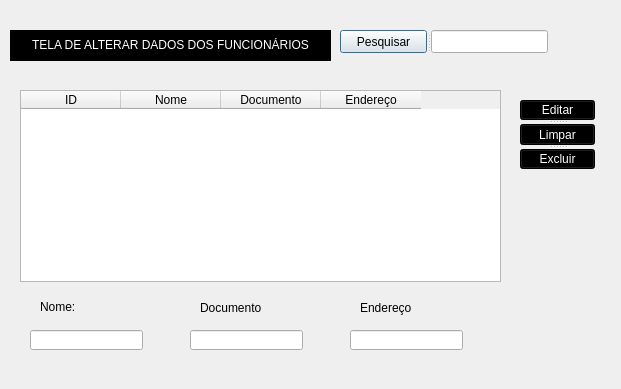
<?xml version="1.0" encoding="UTF-8"?>
<ui version="4.0">
 <class>Dialog</class>
 <widget class="QDialog" name="Dialog">
  <property name="geometry">
   <rect>
    <x>0</x>
    <y>0</y>
    <width>621</width>
    <height>389</height>
   </rect>
  </property>
  <property name="windowTitle">
   <string>Dialog</string>
  </property>
  <widget class="QLabel" name="label">
   <property name="geometry">
    <rect>
     <x>10</x>
     <y>30</y>
     <width>321</width>
     <height>31</height>
    </rect>
   </property>
   <property name="styleSheet">
    <string notr="true">background-color: rgb(0, 0, 0);
color: rgb(255, 255, 255);</string>
   </property>
   <property name="text">
    <string>&lt;html&gt;&lt;head/&gt;&lt;body&gt;&lt;p align=&quot;center&quot;&gt;TELA DE ALTERAR DADOS DOS FUNCIONÁRIOS&lt;/p&gt;&lt;/body&gt;&lt;/html&gt;</string>
   </property>
  </widget>
  <widget class="QTableWidget" name="tableWidget">
   <property name="geometry">
    <rect>
     <x>20</x>
     <y>90</y>
     <width>481</width>
     <height>192</height>
    </rect>
   </property>
   <column>
    <property name="text">
     <string>ID</string>
    </property>
   </column>
   <column>
    <property name="text">
     <string>Nome</string>
    </property>
   </column>
   <column>
    <property name="text">
     <string>Documento</string>
    </property>
   </column>
   <column>
    <property name="text">
     <string>Endereço</string>
    </property>
   </column>
  </widget>
  <widget class="QLabel" name="label_2">
   <property name="geometry">
    <rect>
     <x>40</x>
     <y>300</y>
     <width>47</width>
     <height>13</height>
    </rect>
   </property>
   <property name="styleSheet">
    <string notr="true">color: rgb(0, 0, 0);
font: 75 12pt &quot;Arial&quot;;</string>
   </property>
   <property name="text">
    <string>Nome:</string>
   </property>
  </widget>
  <widget class="QLabel" name="label_3">
   <property name="geometry">
    <rect>
     <x>200</x>
     <y>300</y>
     <width>81</width>
     <height>16</height>
    </rect>
   </property>
   <property name="styleSheet">
    <string notr="true">color: rgb(0, 0, 0);
font: 75 12pt &quot;Arial&quot;;</string>
   </property>
   <property name="text">
    <string>Documento</string>
   </property>
  </widget>
  <widget class="QLabel" name="label_4">
   <property name="geometry">
    <rect>
     <x>360</x>
     <y>300</y>
     <width>81</width>
     <height>16</height>
    </rect>
   </property>
   <property name="styleSheet">
    <string notr="true">color: rgb(0, 0, 0);
font: 75 12pt &quot;Arial&quot;;</string>
   </property>
   <property name="text">
    <string>Endereço</string>
   </property>
  </widget>
  <widget class="QLineEdit" name="lineEdit">
   <property name="geometry">
    <rect>
     <x>30</x>
     <y>330</y>
     <width>113</width>
     <height>20</height>
    </rect>
   </property>
  </widget>
  <widget class="QLineEdit" name="lineEdit_2">
   <property name="geometry">
    <rect>
     <x>190</x>
     <y>330</y>
     <width>113</width>
     <height>20</height>
    </rect>
   </property>
  </widget>
  <widget class="QLineEdit" name="lineEdit_3">
   <property name="geometry">
    <rect>
     <x>350</x>
     <y>330</y>
     <width>113</width>
     <height>20</height>
    </rect>
   </property>
  </widget>
  <widget class="QSplitter" name="splitter">
   <property name="geometry">
    <rect>
     <x>340</x>
     <y>30</y>
     <width>208</width>
     <height>23</height>
    </rect>
   </property>
   <property name="orientation">
    <enum>Qt::Horizontal</enum>
   </property>
   <widget class="QPushButton" name="pushButton_4">
    <property name="text">
     <string>Pesquisar</string>
    </property>
   </widget>
   <widget class="QLineEdit" name="lineEdit_4"/>
  </widget>
  <widget class="QSplitter" name="splitter_2">
   <property name="geometry">
    <rect>
     <x>520</x>
     <y>100</y>
     <width>75</width>
     <height>69</height>
    </rect>
   </property>
   <property name="orientation">
    <enum>Qt::Vertical</enum>
   </property>
   <widget class="QPushButton" name="pushButton">
    <property name="styleSheet">
     <string notr="true">color: rgb(255, 255, 255);
background-color: rgb(0, 0, 0);</string>
    </property>
    <property name="text">
     <string>Editar</string>
    </property>
   </widget>
   <widget class="QPushButton" name="pushButton_2">
    <property name="styleSheet">
     <string notr="true">color: rgb(255, 255, 255);
background-color: rgb(0, 0, 0);</string>
    </property>
    <property name="text">
     <string>Limpar</string>
    </property>
   </widget>
   <widget class="QPushButton" name="pushButton_3">
    <property name="styleSheet">
     <string notr="true">color: rgb(255, 255, 255);
background-color: rgb(0, 0, 0);</string>
    </property>
    <property name="text">
     <string>Excluir</string>
    </property>
   </widget>
  </widget>
 </widget>
 <resources/>
 <connections/>
</ui>
